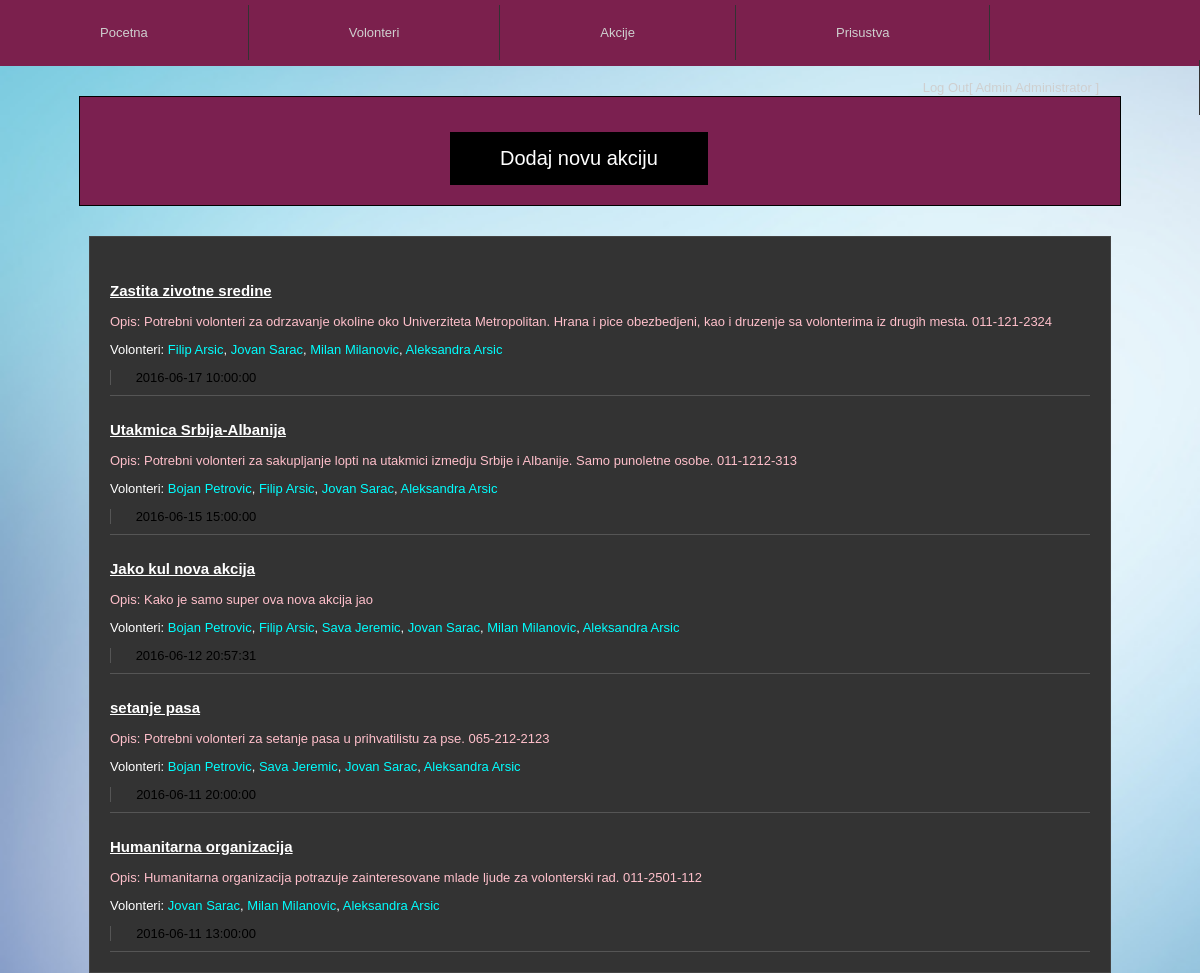
The page /akcije.php (signed in) on the database its author committed.
### tables this page shows
CREATE TABLE `korisnici` (
  `id` int(11) NOT NULL,
  `ime_korisnika` varchar(35) NOT NULL,
  `prezime_korisnika` varchar(35) NOT NULL,
  `username` varchar(35) NOT NULL,
  `password` varchar(40) NOT NULL,
  `kontrola` int(4) NOT NULL,
  `telefon_korisnika` varchar(15) NOT NULL
);

CREATE TABLE `akcija` (
  `id` int(11) NOT NULL,
  `naziv_akcije` varchar(255) NOT NULL,
  `datum_akcije` datetime NOT NULL,
  `opis_akcije` varchar(255) NOT NULL
);

CREATE TABLE `volonteri` (
  `id` int(11) NOT NULL,
  `volonter` int(11) NOT NULL,
  `akcija` int(11) NOT NULL,
  `prisustvo` int(11) DEFAULT '0'
);

### akcije.php (the view, shortened to what this page needs)
<?php
include('header.php');
$stmt = $conn->query('SELECT * FROM akcija ORDER BY datum_akcije DESC');
$stmt->execute();
$all = '<div class="akcijaClass">';
while($volonter = $stmt->fetch()){
	$st = $conn->query('SELECT v.*,k.ime_korisnika, k.prezime_korisnika FROM volonteri v LEFT JOIN korisnici k ON (v.volonter = k.id) WHERE v.akcija = '. $volonter['id']);
	$st->execute();
	$sviV = 'Volonteri: ';
	$count = 0;
	while($volonterI = $st->fetch()){
		$sviV .=($count != 0 ? ', ' : '') . '<a href="volonter.php?id='.$volonterI['volonter'].'">'.$volonterI['ime_korisnika'].' '.$volonterI['prezime_korisnika'].'</a>';
		$count++;
	}
	$all .= '<div class="VTabela"><div class="VTAB"><p class="p1">'.$volonter['naziv_akcije'].'</p><p class="p3">Opis: '.$volonter['opis_akcije'].'</p>'.($is_mod ? '<p class="p2">'.$sviV.'</p>' : '').'</div>';
	$all .= '<div class="VTAB2">'.$volonter['datum_akcije'].'</div></div>';
}
$all .= '</div>';
?>
<?php echo ($is_mod ? '<div class="formStyle"><a class="button" href="dodajAkciju.php">Dodaj novu akciju</a></div>' : '');?>
<?php
echo $all;
include('footer.php');
 ?>

### header.php (shortened to what this page needs)
<?php
require_once('connect.php');
$stmt = $conn->prepare('SELECT * FROM korisnici WHERE username=:username');
$stmt->bindParam(":username", $_SESSION['username']);
$stmt->execute();
$USER = $stmt->fetch();
$is_mod = (intval($USER['kontrola']) == 1 ? true : false);
?>
 	<!DOCTYPE html>
 	<html>
 	<head>
 		<link rel="stylesheet" type="text/css" href="theme.css">
 	</head>
 	<body>
 	<header>
 		<a href="index.php"><li class="headerList">pocetna</li></a>
 		<?php
 			echo ($is_mod ? '<a href="volonteri.php"><li class="headerList">volonteri</li></a>' : '');
 		?>
 		 <a href="akcije.php"><li class="headerList">akcije</li></a>
		<?php
			echo ($is_mod ? '<a href="prisustva-mod.php"><li class="headerList">prisustva</li></a>' : '');
		?>
		<a href="login.php?log=true"><li class="headerList" id="floatRight">Log out[ <?php echo $USER['ime_korisnika'] . ' ' . $USER['prezime_korisnika'];?> ]</li></a>
	</header>

### theme.css (style rules this page uses)
html { height: 100%; width: 100%; }
body { background-image: url("css/1.jpg"); background-repeat: no-repeat; background-attachment: fixed; background-size: cover; height: 100%; width: 100%; position: relative; display: block; padding: 0px; margin: 0px; font-family: Arial; font-size: 13px; color: black; }
header { background: rgb(123, 32, 77); border-bottom: 1px solid rgb(123, 32, 77); height: 60px; display: block; padding-top: 5px; margin-bottom: 10px; }
.headerList { position: relative; display: block; float: left; padding: 10px 100px; border-right: 1px solid rgb(51, 51, 51); height: 35px; font-family: Arial; line-height: 35px; color: #cfcfcf; text-transform: capitalize; }
#floatRight { float: right; }
.formStyle { position: relative; display: block; width: 1000px; background: rgb(123, 32, 80) none repeat scroll 0% 0%; border: 1px solid rgb(0, 0, 0); margin: 30px auto; padding: 20px; }
.formStyle input[type=submit], .button { font-family: Arial; color: #ffffff; font-size: 20px; padding: 15px 50px 15px 50px; text-decoration: none; margin-left: 350px; margin-right: 0; margin-top: 15px; background-color: black; border: none; color: white; text-align: center; text-decoration: none; display: inline-block; }
.akcijaClass { position: relative; display: table; width: 980px; margin: 0px auto; padding: 20px; background: rgb(51, 51, 51) none repeat scroll 0% 0%; border: 1px solid rgb(68, 68, 68); color: white; top: 0px; }
.akcijaClass > .VTabela { position: relative; display: table; width: 100%; border-bottom: 1px solid rgb(85, 85, 85); padding: 10px 0px; }
.akcijaClass > .VTabela > .VTAB > .p1 { color: white; text-decoration: underline; font-size: 15px; font-weight: bold; }
.akcijaClass > .VTabela > .VTAB > .p3 { color: pink; }
.akcijaClass > .VTabela > .VTAB2 { position: relative; vertical-align: middle; width: 130px; padding: 0px 20px; border-left: 1px solid rgb(85, 85, 85); text-align: center; color: black; }
.akcijaClass > .VTabela > .VTAB > .p2 > a { color: cyan; text-decoration: none; }

### rows shown on the page
korisnici: ime_korisnika "Admin", prezime_korisnika "Administrator"
akcija: naziv_akcije "Zastita zivotne sredine", opis_akcije "Potrebni volonteri za odrzavanje okoline oko Univerziteta Metropolitan. Hrana i pice obezbedjeni, kao i druzenje sa volonterima iz drugih mesta. 011-121-2324", datum_akcije "2016-06-17 10:00:00"
volonteri: korisnici.ime_korisnika "Filip", korisnici.prezime_korisnika "Arsic"
volonteri: korisnici.ime_korisnika "Jovan", korisnici.prezime_korisnika "Sarac"
volonteri: korisnici.ime_korisnika "Milan", korisnici.prezime_korisnika "Milanovic"
volonteri: korisnici.ime_korisnika "Aleksandra", korisnici.prezime_korisnika "Arsic"
akcija: naziv_akcije "Utakmica Srbija-Albanija", opis_akcije "Potrebni volonteri za sakupljanje lopti na utakmici izmedju Srbije i Albanije. Samo punoletne osobe. 011-1212-313", datum_akcije "2016-06-15 15:00:00"
volonteri: korisnici.ime_korisnika "Bojan", korisnici.prezime_korisnika "Petrovic"
volonteri: korisnici.ime_korisnika "Filip", korisnici.prezime_korisnika "Arsic"
volonteri: korisnici.ime_korisnika "Jovan", korisnici.prezime_korisnika "Sarac"
volonteri: korisnici.ime_korisnika "Aleksandra", korisnici.prezime_korisnika "Arsic"
akcija: naziv_akcije "Jako kul nova akcija", opis_akcije "Kako je samo super ova nova akcija jao", datum_akcije "2016-06-12 20:57:31"
volonteri: korisnici.ime_korisnika "Bojan", korisnici.prezime_korisnika "Petrovic"
volonteri: korisnici.ime_korisnika "Filip", korisnici.prezime_korisnika "Arsic"
volonteri: korisnici.ime_korisnika "Sava", korisnici.prezime_korisnika "Jeremic"
volonteri: korisnici.ime_korisnika "Jovan", korisnici.prezime_korisnika "Sarac"
volonteri: korisnici.ime_korisnika "Milan", korisnici.prezime_korisnika "Milanovic"
volonteri: korisnici.ime_korisnika "Aleksandra", korisnici.prezime_korisnika "Arsic"
akcija: naziv_akcije "setanje pasa", opis_akcije "Potrebni volonteri za setanje pasa u prihvatilistu za pse. 065-212-2123", datum_akcije "2016-06-11 20:00:00"
volonteri: korisnici.ime_korisnika "Bojan", korisnici.prezime_korisnika "Petrovic"
volonteri: korisnici.ime_korisnika "Sava", korisnici.prezime_korisnika "Jeremic"
volonteri: korisnici.ime_korisnika "Jovan", korisnici.prezime_korisnika "Sarac"
volonteri: korisnici.ime_korisnika "Aleksandra", korisnici.prezime_korisnika "Arsic"
akcija: naziv_akcije "Humanitarna organizacija", opis_akcije "Humanitarna organizacija potrazuje zainteresovane mlade ljude za volonterski rad. 011-2501-112", datum_akcije "2016-06-11 13:00:00"
volonteri: korisnici.ime_korisnika "Jovan", korisnici.prezime_korisnika "Sarac"
volonteri: korisnici.ime_korisnika "Milan", korisnici.prezime_korisnika "Milanovic"
volonteri: korisnici.ime_korisnika "Aleksandra", korisnici.prezime_korisnika "Arsic"

### other values the page prints
$sviV "Volonteri: Volonteri: Volonteri: Volonteri: Volonteri:"
